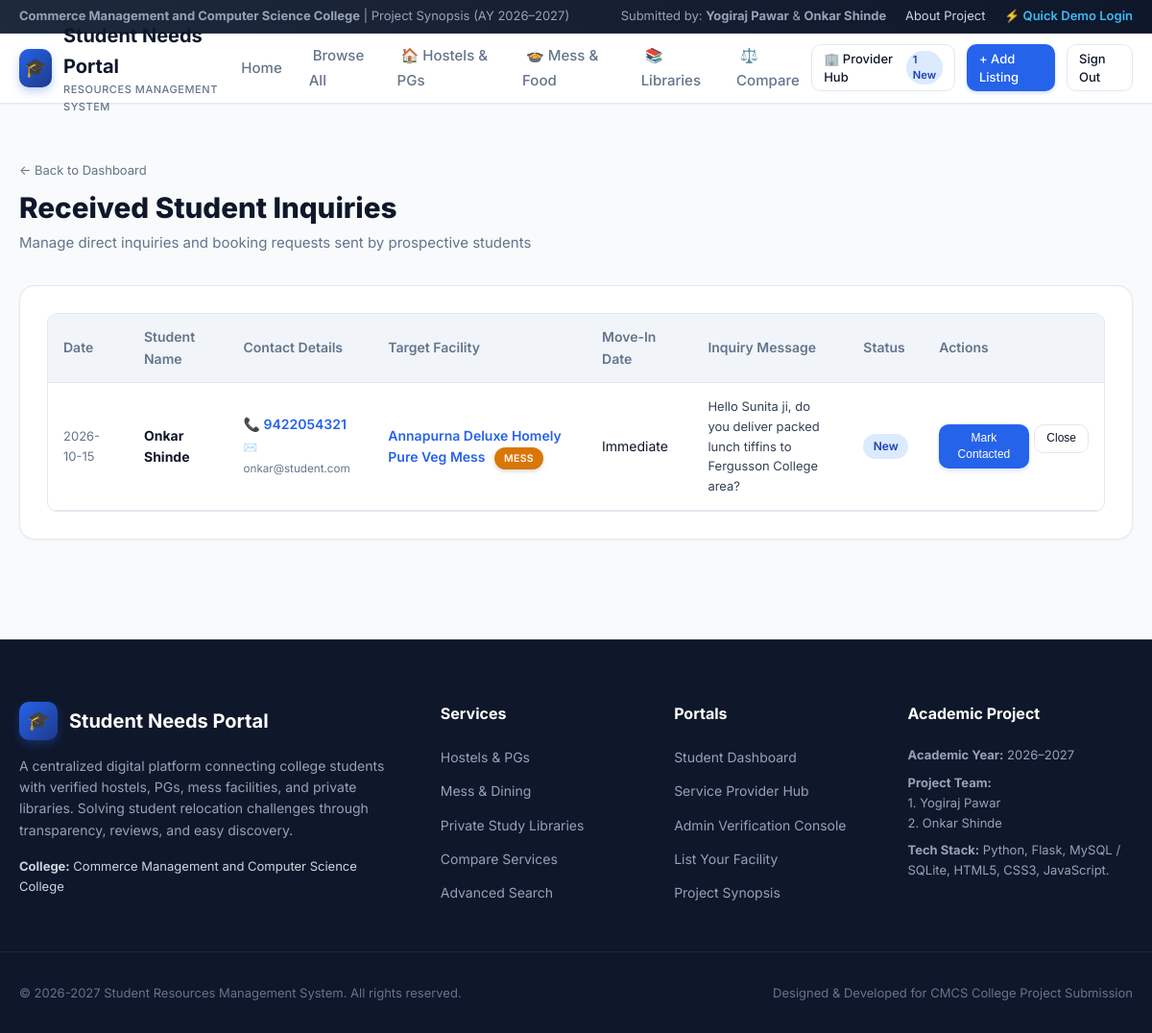
Screenshot of /provider/inquiries (signed in) with the database file from the repository.
### tables this page shows
CREATE TABLE inquiries (
        id INTEGER PRIMARY KEY AUTOINCREMENT,
        listing_id INTEGER NOT NULL,
        student_id INTEGER NOT NULL,
        provider_id INTEGER NOT NULL,
        student_name TEXT NOT NULL,
        student_email TEXT NOT NULL,
        student_phone TEXT,
        message TEXT NOT NULL,
        move_in_date TEXT,
        status TEXT DEFAULT 'new',
        created_at TIMESTAMP DEFAULT CURRENT_TIMESTAMP,
        FOREIGN KEY (listing_id) REFERENCES listings(id) ON DELETE CASCADE,
        FOREIGN KEY (student_id) REFERENCES users(id) ON DELETE CASCADE,
        FOREIGN KEY (provider_id) REFERENCES users(id) ON DELETE CASCADE
    );

CREATE TABLE listings (
        id INTEGER PRIMARY KEY AUTOINCREMENT,
        provider_id INTEGER NOT NULL,
        category TEXT NOT NULL,
        subcategory TEXT NOT NULL,
        title TEXT NOT NULL,
        description TEXT,
        address TEXT NOT NULL,
        city TEXT NOT NULL,
        area TEXT NOT NULL,
        landmark TEXT,
        contact_phone TEXT NOT NULL,
        contact_email TEXT,
        pricing_amount REAL NOT NULL,
        pricing_period TEXT DEFAULT 'Per Month',
        deposit_amount REAL DEFAULT 0.0,
        capacity_or_beds TEXT,
        timings TEXT,
        menu_details TEXT,
        amenities TEXT,
        rules TEXT,
        image_url TEXT,
        status TEXT DEFAULT 'pending',
        views_count INTEGER DEFAULT 0,
        created_at TIMESTAMP DEFAULT CURRENT_TIMESTAMP,
        FOREIGN KEY (provider_id) REFERENCES users(id) ON DELETE CASCADE
    );

### app.py (the view)
@app.route('/provider/inquiries')
@login_required
@role_required(['provider'])
def provider_inquiries():
    provider = get_current_user()
    inquiries = query_db("""
        SELECT i.*, l.title as listing_title, l.category as listing_category
        FROM inquiries i
        JOIN listings l ON i.listing_id = l.id
        WHERE i.provider_id = ?
        ORDER BY i.id DESC
    """, [provider['id']])
    return render_template('provider/inquiries.html', inquiries=inquiries)

### app.py (called while the page is built, shortened)
def get_current_user():
    user_id = session.get('user_id')
    if not user_id:
        return None
    return query_db("SELECT * FROM users WHERE id = ?", [user_id], one=True)

@app.context_processor
def inject_global_context():
    user = get_current_user()
    new_inquiries_count = 0
    if user and user['role'] == 'provider':
        row = query_db(
            "SELECT COUNT(*) as count FROM inquiries WHERE provider_id = ? AND status = 'new'",
            [user['id']], one=True
        )
        new_inquiries_count = row['count'] if row else 0
    admin_pending_count = 0
    saved_count = 0
    if user and user['role'] == 'student':
        s_row = query_db("SELECT COUNT(*) as count FROM saved_listings WHERE student_id = ?", [user['id']], one=True)
        saved_count = s_row['count'] if s_row else 0
    return {
        'current_user': user,
        'new_inquiries_count': new_inquiries_count,
        'admin_pending_count': admin_pending_count,
        'saved_count': saved_count,
        'config': Config
    }

def login_required(f):
    @wraps(f)
    def decorated_function(*args, **kwargs):
        if 'user_id' not in session:
            flash("Please sign in to access this page.", "warning")
            return redirect(url_for('login', next=request.url))
        return f(*args, **kwargs)
    return decorated_function

def role_required(allowed_roles):
    def decorator(f):
        @wraps(f)
        def decorated_function(*args, **kwargs):
            if 'user_id' not in session:
                flash("Please log in first.", "warning")
                return redirect(url_for('login', next=request.url))
            user = get_current_user()
            if not user or user['role'] not in allowed_roles:
                flash("You do not have permission to view that page.", "danger")
                return redirect(url_for('index'))
            return f(*args, **kwargs)
        return decorated_function
    return decorator

### database.py (called while the page is built)
def query_db(query, args=(), one=False):
    conn = get_db()
    db_type = getattr(g, 'db_type', 'sqlite')
    if db_type == 'mysql':
        mysql_query = query.replace('?', '%s')
        cursor = conn.cursor(dictionary=True)
        cursor.execute(mysql_query, args)
        rv = cursor.fetchall()
        cursor.close()
    else:
        cursor = conn.cursor()
        cursor.execute(query, args)
        rv = [dict(row) for row in cursor.fetchall()]
        cursor.close()
    return (rv[0] if rv else None) if one else rv

### templates/provider/inquiries.html (shortened to what this page needs)
{% extends 'base.html' %}
{% block content %}
<div class="container" style="padding: 2.5rem 1.25rem 5rem;">
  <div style="margin-bottom: 2rem; display: flex; justify-content: space-between; align-items: flex-end; flex-wrap: wrap; gap: 1rem;">
    <div>
      <a href="{{ url_for('provider_dashboard') }}" style="font-size: 0.8125rem; color: #64748b;">&larr; Back to Dashboard</a>
      <h1 style="font-size: 1.85rem; font-weight: 800; color: #0f172a; margin-top: 0.25rem;">Received Student Inquiries</h1>
      <p style="color: #64748b; font-size: 0.9375rem;">Manage direct inquiries and booking requests sent by prospective students</p>
    </div>
  </div>
  <div class="info-card">
    {% if inquiries %}
      <div class="table-responsive">
        <table class="custom-table">
          <thead>
            <tr>
              <th>Date</th>
              <th>Student Name</th>
              <th>Contact Details</th>
              <th>Target Facility</th>
              <th>Move-In Date</th>
              <th>Inquiry Message</th>
              <th>Status</th>
              <th>Actions</th>
            </tr>
          </thead>
          <tbody>
            {% for inq in inquiries %}
              <tr>
                <td style="font-size: 0.8125rem; color: #64748b;">{{ inq.created_at[:10] }}</td>
                <td>
                  <strong style="color: #0f172a;">{{ inq.student_name }}</strong>
                </td>
                <td>
                  <a href="tel:{{ inq.student_phone }}" style="font-weight: 600;">📞 {{ inq.student_phone }}</a><br>
                  <small style="color: #64748b;">✉️ {{ inq.student_email }}</small>
                </td>
                <td>
                  <a href="{{ url_for('listing_detail', id=inq.listing_id) }}" style="font-weight: 600;">
                    {{ inq.listing_title }}
                  </a>
                  <span class="badge-tag badge-{{ inq.listing_category }}" style="position: static; font-size: 0.65rem; margin-left: 0.35rem;">{{ inq.listing_category }}</span>
                </td>
                <td>{{ inq.move_in_date or 'Immediate' }}</td>
                <td style="max-width: 250px; font-size: 0.8125rem; color: #334155;">
                  {{ inq.message }}
                </td>
                <td>
                  <span class="status-pill status-{{ inq.status }}">{{ inq.status }}</span>
                </td>
                <td>
                  <div style="display: flex; gap: 0.35rem;">
                    {% if inq.status != 'contacted' %}
                      <form action="{{ url_for('update_inquiry_status', id=inq.id) }}" method="POST">
                        <button type="submit" class="btn btn-primary btn-sm" style="font-size: 0.75rem;">Mark Contacted</button>
                      </form>
                    {% endif %}
                    {% if inq.status != 'closed' %}
                      <form action="{{ url_for('update_inquiry_status', id=inq.id) }}" method="POST">
                        <button type="submit" class="btn btn-outline btn-sm" style="font-size: 0.75rem;">Close</button>
                      </form>
                    {% endif %}
                  </div>
                </td>
              </tr>
            {% endfor %}
          </tbody>
        </table>
      </div>
    {% endif %}
  </div>
</div>
{% endblock %}

### static/css/style.css (style rules this page uses)
:root { --primary: #2563eb; --primary-hover: #1d4ed8; --primary-light: #eff6ff; --primary-dark: #1e3a8a; --secondary: #0f172a; --accent: #f59e0b; --accent-light: #fef3c7; --success: #10b981; --success-light: #ecfdf5; --warning: #f59e0b; --warning-light: #fffbeb; --danger: #ef4444; --danger-light: #fef2f2; --bg-main: #f8fafc; --bg-card: #ffffff; --bg-glass: rgba(255, 255, 255, 0.85); --text-main: #0f172a; --text-muted: #64748b; --text-light: #94a3b8; --border: #e2e8f0; --border-focus: #93c5fd; --radius-sm: 6px; --radius-md: 10px; --radius-lg: 16px; --radius-xl: 24px; --radius-full: 9999px; --shadow-sm: 0 1px 2px 0 rgba(0, 0, 0, 0.05); --shadow-md: 0 4px 6px -1px rgba(0, 0, 0, 0.08), 0 2px 4px -2px rgba(0, 0, 0, 0.04); --shadow-lg: 0 10px 15px -3px rgba(0, 0, 0, 0.08), 0 4px 6px -4px rgba(0, 0, 0, 0.04); --shadow-xl: 0 20px 25px -5px rgba(0, 0, 0, 0.1), 0 8px 10px -6px rgba(0, 0, 0, 0.04); --transition: all 0.2s cubic-bezier(0.4, 0, 0.2, 1); --font-sans: 'Inter', -apple-system, BlinkMacSystemFont, "Segoe UI", Roboto, Oxygen, Ubuntu, Cantarell, sans-serif; }
* { box-sizing: border-box; margin: 0; padding: 0; }
body { font-family: var(--font-sans); background-color: var(--bg-main); color: var(--text-main); line-height: 1.6; min-height: 100vh; display: flex; flex-direction: column; }
a { color: var(--primary); text-decoration: none; transition: var(--transition); }
.container { width: 100%; max-width: 1240px; margin: 0 auto; padding: 0 1.25rem; }
.btn { display: inline-flex; align-items: center; justify-content: center; gap: 0.5rem; font-weight: 500; font-size: 0.875rem; padding: 0.55rem 1.15rem; border-radius: var(--radius-md); cursor: pointer; border: 1px solid transparent; transition: var(--transition); text-decoration: none; line-height: 1.4; }
.btn-primary { background: var(--primary); color: #ffffff; box-shadow: 0 2px 4px rgba(37, 99, 235, 0.2); }
.btn-outline { background: transparent; border-color: var(--border); color: var(--text-main); }
.btn-sm { padding: 0.35rem 0.75rem; font-size: 0.8125rem; }
.badge-tag { position: absolute; top: 0.85rem; left: 0.85rem; padding: 0.3rem 0.65rem; border-radius: var(--radius-full); font-size: 0.75rem; font-weight: 600; text-transform: uppercase; letter-spacing: 0.04em; box-shadow: 0 2px 4px rgba(0,0,0,0.15); }
.badge-mess { background: #d97706; color: #ffffff; }
.info-card { background: var(--bg-card); border: 1px solid var(--border); border-radius: var(--radius-lg); padding: 1.75rem; margin-bottom: 1.5rem; box-shadow: var(--shadow-sm); }
.table-responsive { width: 100%; overflow-x: auto; border-radius: var(--radius-md); border: 1px solid var(--border); background: var(--bg-card); }
.custom-table { width: 100%; border-collapse: collapse; text-align: left; font-size: 0.875rem; }
.custom-table th { background: #f1f5f9; padding: 0.85rem 1rem; font-weight: 600; color: var(--text-muted); border-bottom: 1px solid var(--border); }
.custom-table td { padding: 0.85rem 1rem; border-bottom: 1px solid var(--border); vertical-align: middle; }
.status-pill { display: inline-flex; align-items: center; gap: 0.35rem; font-size: 0.75rem; font-weight: 600; padding: 0.2rem 0.65rem; border-radius: var(--radius-full); text-transform: capitalize; }
.status-new { background: #dbeafe; color: #1e40af; }

### rows the page displays
inquiries: created_at "2026-10-15", student_name "Onkar Shinde", student_phone "9422054321", student_email "onkar@student.com", listing_title "Annapurna Deluxe Homely Pure Veg Mess", listing_category "MESS", move_in_date "Immediate", message "Hello Sunita ji, do you deliver packed lunch tiffins to Fergusson College area?", status "New"

### other values shown
{{ config.COLLEGE_NAME }} "Commerce Management and Computer Science College"
{{ config.ACADEMIC_YEAR }} "2026–2027"
{{ new_inquiries_count }} "1"
